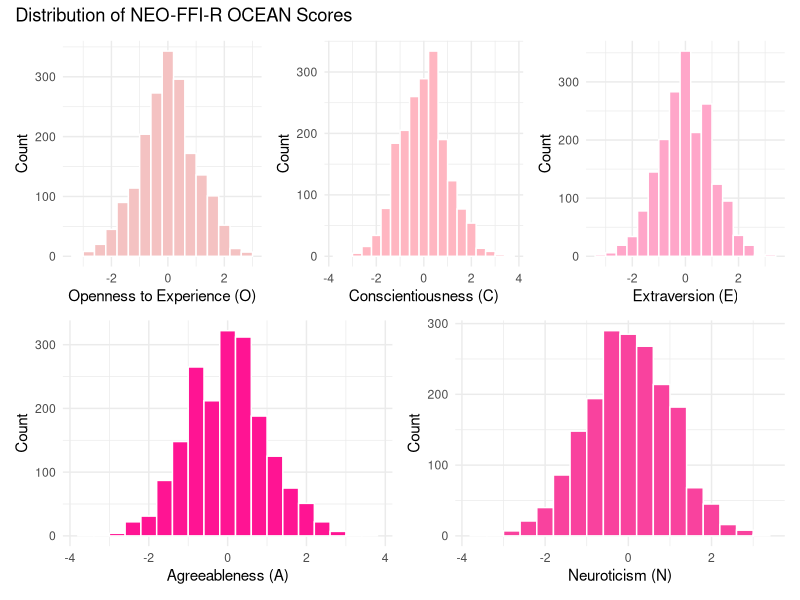
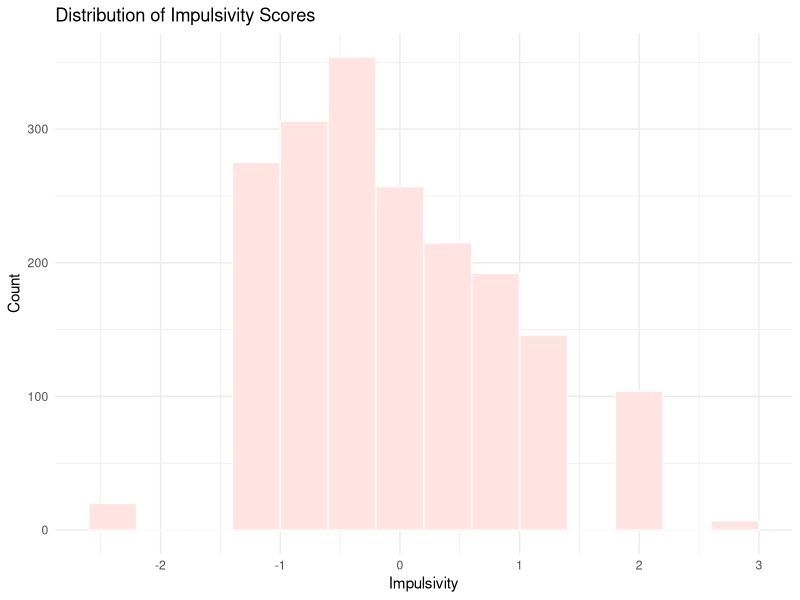
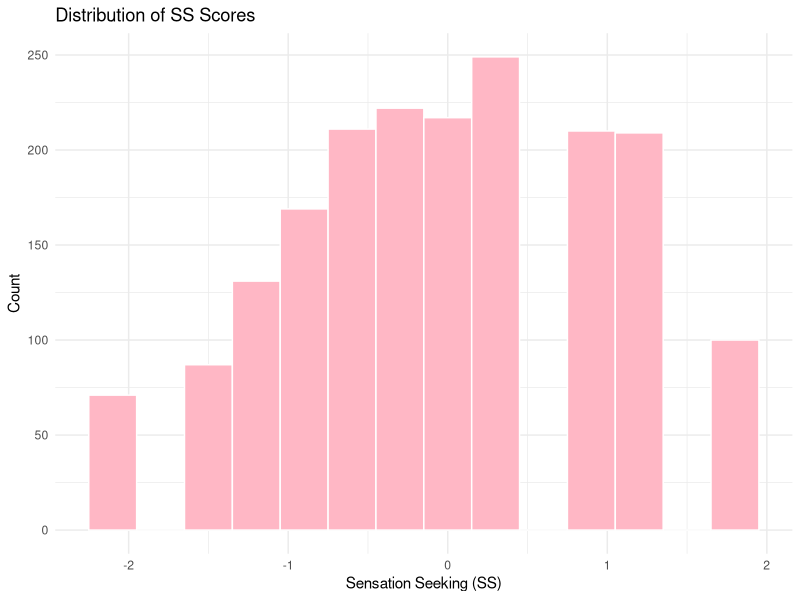

The R script that drew these images, in order:
## ---- chunk 1
# Load in relevant libraries
library(tidyverse)
library(patchwork)

# default options
knitr::opts_chunk$set(
  fig.width = 6,
  fig.asp = .6,
  out.width = "90%"
)

theme_set(theme_minimal() + theme(legend.position = "bottom"))

options(
  ggplot2.continuous.colour = "viridis",
  ggplot2.continuous.fill = "viridis"
)

scale_colour_discrete = scale_colour_viridis_d
scale_fill_discrete = scale_fill_viridis_d

## ---- chunk 2
# Read in dataset
drug_data = read_csv("data/cleaned_drug_data.csv")

# Gender
# 0: male
# 1: female

# Drug use
# 0: never used
# 1: used over a Decade Ago
# 2: used in Last Decade
# 3: used in Last Year
# 4: used in Last Month
# 5: used in Last Week
# 6: used in Last Day

# Age
# 1: 18-24
# 2: 25-34
# 3: 35-44
# 4: 45-54
# 5: 55-64
# 6: 65+

## ---- chunk 3
O_hist = drug_data |> 
  ggplot(aes(x = Oscore)) + 
  geom_histogram(fill = "#F4C2C2", color = "white", binwidth = 0.4) +
  labs(
    x = "Openness to Experience (O)",
    y = "Count"
  ) 
C_hist = drug_data |> 
  ggplot(aes(x = Cscore)) + 
  geom_histogram(fill = "#FFB6C1", color = "white", binwidth = 0.4) +
  labs(
    x = "Conscientiousness (C)",
    y = "Count"
  ) 

E_hist = drug_data |> 
  ggplot(aes(x = Escore)) + 
  geom_histogram(fill = "#FFA6C9", color = "white", binwidth = 0.4) +
  labs(
    x = "Extraversion (E)",
    y = "Count"
  ) 

A_hist = drug_data |> 
  ggplot(aes(x = Ascore)) + 
  geom_histogram(fill = "#FF1493", color = "white", binwidth = 0.4) +
  labs(
    x = "Agreeableness (A)",
    y = "Count"
  ) 

N_hist = drug_data |> 
  ggplot(aes(x = Nscore)) + 
  geom_histogram(fill = "#F9429E", color = "white", binwidth = 0.4) +
  labs(
    x = "Neuroticism (N)",
    y = "Count"
  ) 

OCEAN_hist = (O_hist + C_hist + E_hist) / (A_hist + N_hist) + 
  plot_annotation(
    title = "Distribution of NEO-FFI-R OCEAN Scores"
  )

ggsave("figs/hist_ocean.png", OCEAN_hist)

## ---- chunk 4
impulsivity_hist = drug_data |> 
  ggplot(aes(x = Impulsive)) + 
  geom_histogram(fill = "#FFE4E1", color = "white", binwidth = 0.4) +
  labs(
    x = "Impulsivity",
    y = "Count",
    title = "Distribution of Impulsivity Scores"
  ) 

ggsave("figs/hist_impulsivity.png", impulsivity_hist)

## ---- chunk 5
SS_hist = drug_data |> 
  ggplot(aes(x = SS)) + 
  geom_histogram(fill = "#FFB7C5", color = "white", binwidth = 0.3) +
  labs(
    x = "Sensation Seeking (SS)",
    y = "Count",
    title = "Distribution of SS Scores"
  ) 

ggsave("figs/hist_impSS.png", SS_hist)

## ---- chunk 6

## ---- chunk 7

## ---- chunk 8

## ---- chunk 9

